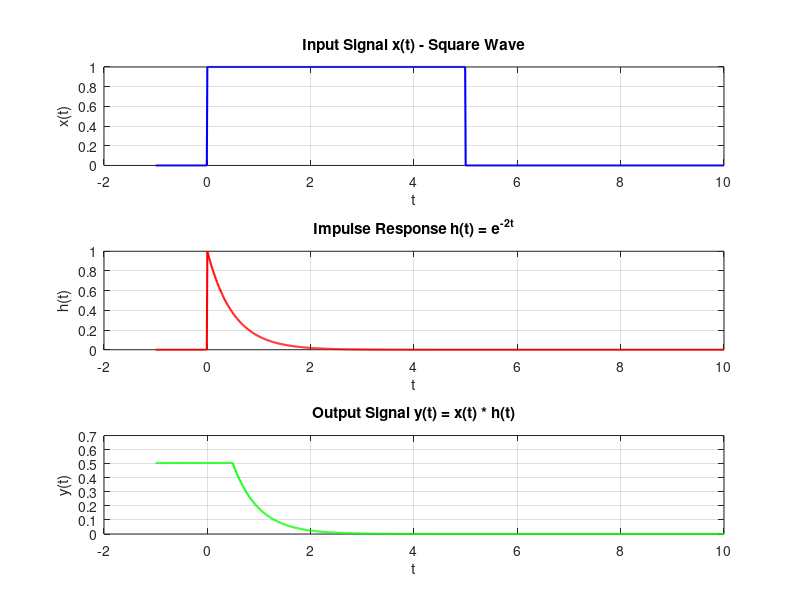

Reproduce this figure in MATLAB. (Note: this script raises an error after producing the figure.)
% Define the time range
t = -1:0.01:10;  % Extend beyond the square wave to see the full system response

% (a) Define the square wave input x(t)
x = @(t) (t >= 0 & t < 5);  % Square wave from t = 0 to t = 5

% Define the impulse response h(t)
h = @(t) (t >= 0) .* exp(-2 * t);  % h(t) = e^(-2t) for t >= 0

% Evaluate x(t) and h(t) over the time range
x_t = x(t);
h_t = h(t);

% (b) Perform the convolution of x(t) with h(t)
y_t = conv(x_t, h_t, 'same') * 0.01;  % Scaling by time step (0.01) for accuracy

% Adjust the time axis for y(t) to match t
t_conv = t;

% (c) Plot the input signal x(t), impulse response h(t), and output signal y(t)
figure;

% Plot x(t)
subplot(3, 1, 1);
plot(t, x_t, 'b', 'LineWidth', 1.5);
title('Input Signal x(t) - Square Wave');
xlabel('t');
ylabel('x(t)');
grid on;

% Plot h(t)
subplot(3, 1, 2);
plot(t, h_t, 'r', 'LineWidth', 1.5);
title('Impulse Response h(t) = e^{-2t}');
xlabel('t');
ylabel('h(t)');
grid on;

% Plot y(t)
subplot(3, 1, 3);
plot(t_conv, y_t, 'g', 'LineWidth', 1.5);
title('Output Signal y(t) = x(t) * h(t)');
xlabel('t');
ylabel('y(t)');
grid on;

% Overall title
sgtitle('System Response to Square Wave Input');
